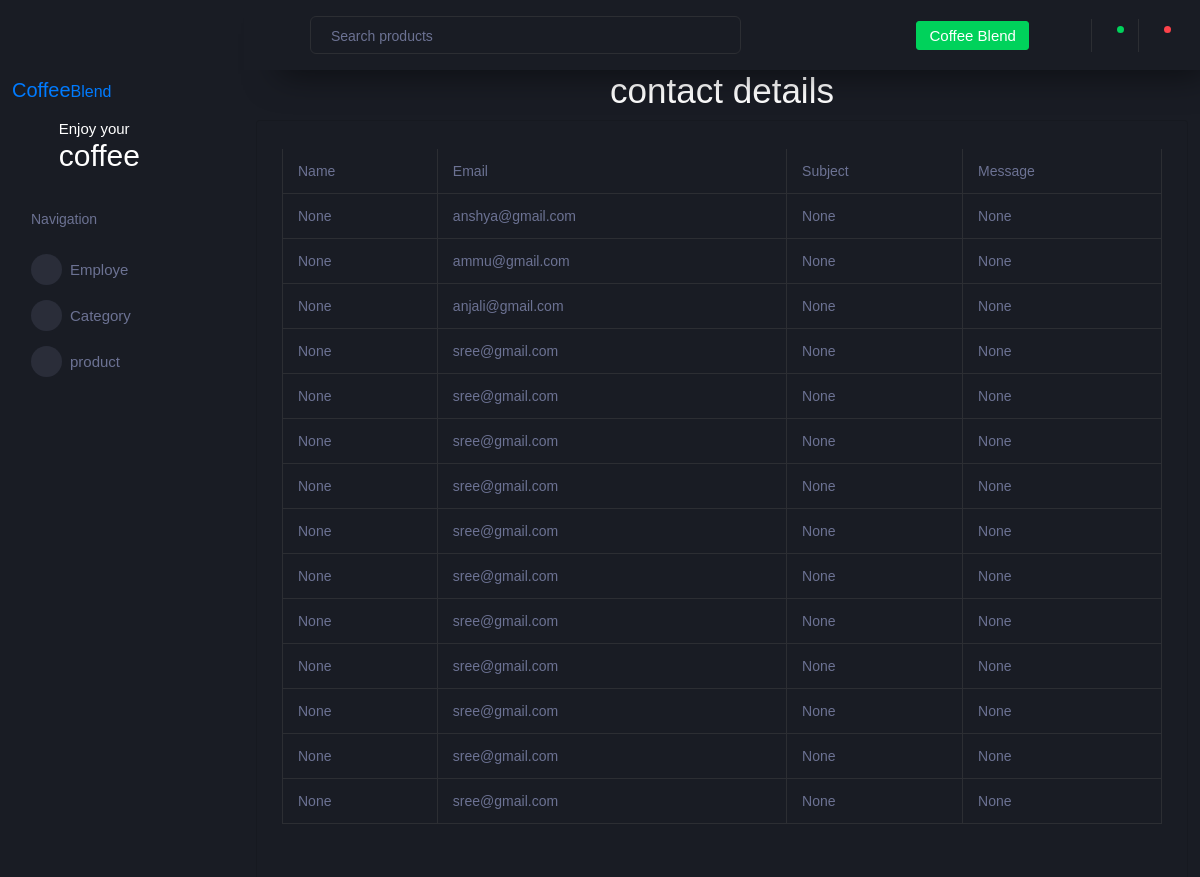
/myAPP/npage/, run on the app's committed database.
### myAPP/models.py (models this page shows)
class cndb(models.Model):
    Name = models.CharField(max_length=100, null=True, blank=True)
    Email = models.CharField(max_length=100, null=True, blank=True)
    Subject = models.CharField(max_length=100, null=True, blank=True)
    Message = models.CharField(max_length=100, null=True, blank=True)

### myAPP/views.py (the view)
# urls.py: path('npage/',views.npage, name="npage"),
def npage (request):
    data = cndb.objects.all()
    return render(request, "cnpage.html", {'data': data})

### myAPP/templates/cnpage.html (shortened to what this page needs)
<!DOCTYPE html>
{%  extends 'index.html' %}
{% block content %}
<html lang="en">
<head>
</head>
<body>
 <center><h1>contact details</h1></center>
<div class="col-lg-12 grid-margin stretch-card">
                <div class="card">
                  <div class="card-body">
                    <div class="table-responsive">
                      <table class="table table-bordered">
                        <thead>
                          <tr>
                             <th> Name </th>
                              <th> Email </th>
                              <th> Subject </th>
                              <th> Message </th>
                          </tr>
                        </thead>
                          <tbody>
                          {% for d in data %}
                          <tr>
                              <td>{{d.Name}}</td>
                              <td>{{d.Email}}</td>
                              <td>{{d.Subject}}</td>
                              <td>{{d.Message}}</td>
                          </tr>
                          {% endfor %}
                          </tbody>
                      </table>
                    </div>
                  </div>
                </div>
              </div>
</body>
</html>
{% endblock %}

### data on the page
cndb: Name "None", Email "anshya@gmail.com", Subject "None", Message "None"
cndb: Name "None", Email "ammu@gmail.com", Subject "None", Message "None"
cndb: Name "None", Email "anjali@gmail.com", Subject "None", Message "None"
cndb: Name "None", Email "sree@gmail.com", Subject "None", Message "None"
cndb: Name "None", Email "sree@gmail.com", Subject "None", Message "None"
cndb: Name "None", Email "sree@gmail.com", Subject "None", Message "None"
cndb: Name "None", Email "sree@gmail.com", Subject "None", Message "None"
cndb: Name "None", Email "sree@gmail.com", Subject "None", Message "None"
cndb: Name "None", Email "sree@gmail.com", Subject "None", Message "None"
cndb: Name "None", Email "sree@gmail.com", Subject "None", Message "None"
cndb: Name "None", Email "sree@gmail.com", Subject "None", Message "None"
cndb: Name "None", Email "sree@gmail.com", Subject "None", Message "None"
cndb: Name "None", Email "sree@gmail.com", Subject "None", Message "None"
cndb: Name "None", Email "sree@gmail.com", Subject "None", Message "None"
